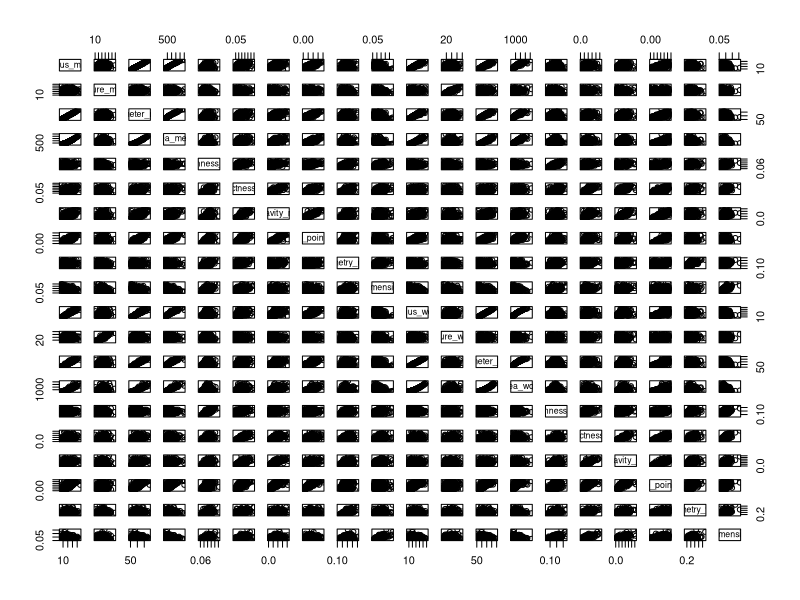
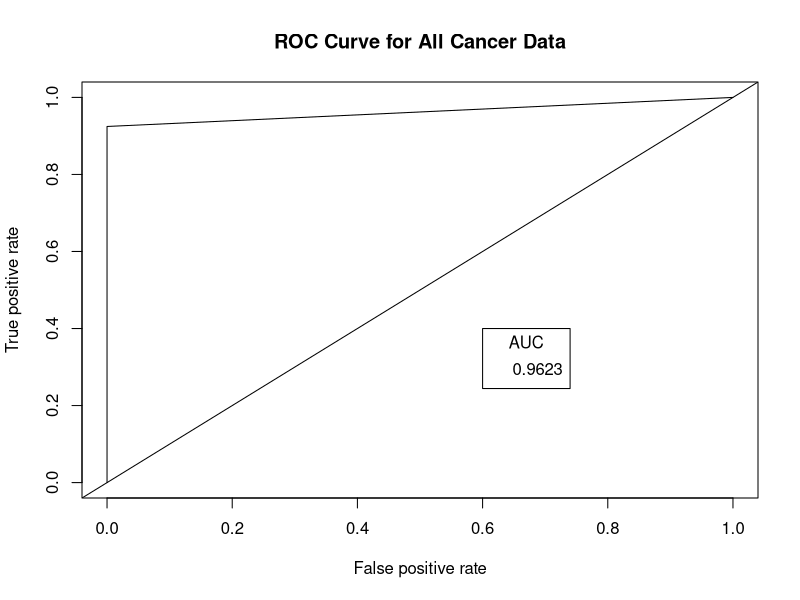
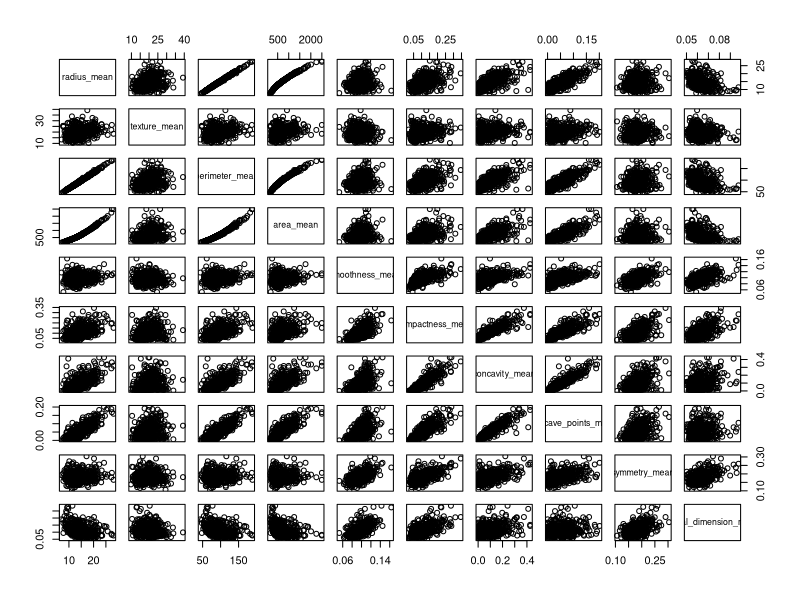
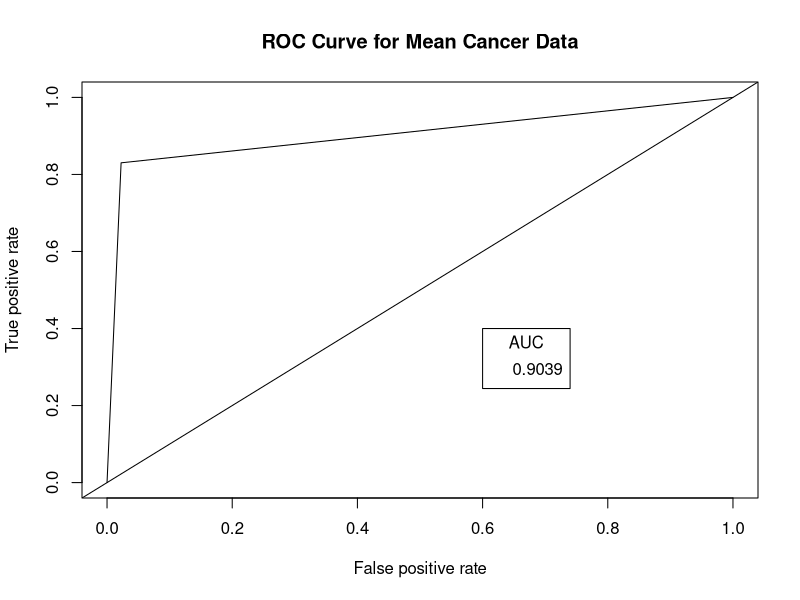
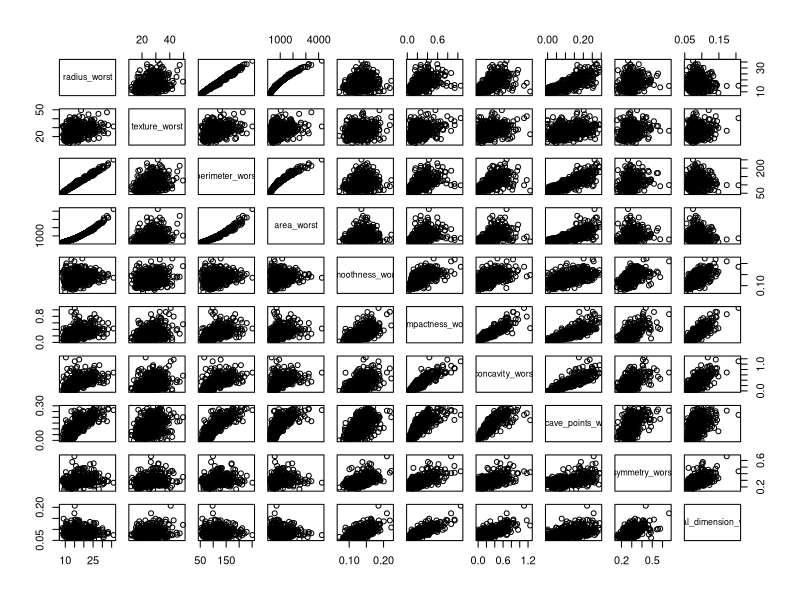
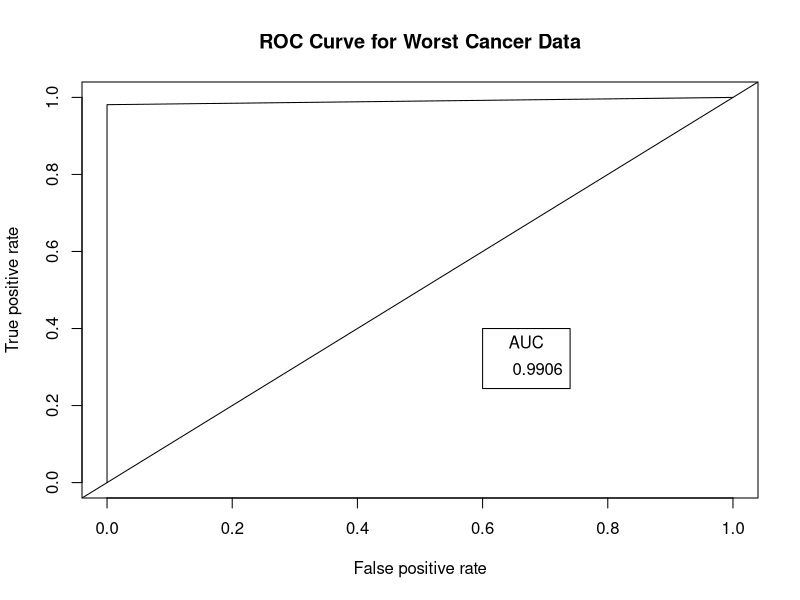

These figures' R source, in order:
### Installing necessary packages
#install.packages("tidyverse")
#install.packages("caTools") # For Logistic regression
#install.packages("ROCR")	 # For ROC curve to evaluate model
#install.packages("pscl")  # Model evaluation


### Loading package
library(plyr)
library(tidyverse)
library(caTools)
library(ROCR)
library(carData)
library(caret)
library(car)
library(pscl)


###load dataset
data_all <- readxl::read_xlsx("Breast Cancer data - CS 5610.xlsx")
#remove ids and standard errors, setting diagnosis to factor variable
# factor set 1 == "M", 0 == "B"
data_all <- data_all[,-1]
data_all <- data_all[, !grepl('_se', colnames(data_all))]
colnames(data_all)[c(9, 19)] <- c("concave_points_mean", "concave_points_worst")
data_all$diagnosis <- as.factor(data_all$diagnosis)
data_all$diagnosis <- as.integer(data_all$diagnosis)-1


### Summary of dataset in package
summary(data_all)
nrow(data_all)


### Correlation plot for whole dataset 
pairs(data_all[-1])
findCorrelation(cor(data_all[-1]), cutoff = 0.75, names = TRUE)


### Splitting dataset dividing data 75/25 split
set.seed(99)
split <- sample.split(data_all$diagnosis, SplitRatio = 0.75)
head(split)

train_all <- subset(data_all, split == "TRUE")
test_all <- subset(data_all, split == "FALSE")


### Training model full model and summary output
logistic_all <- glm(diagnosis ~ ., data=train_all, family="binomial")
logistic_all

summary(logistic_all)

#Assessing Model Fit
#We can compute McFadden's R2 for our model using the pR2 function from the pscl package.

pR2(logistic_all)["McFadden"]
#A value of 0.9084415 is quite high for McFadden's R2, 
#which indicates that our model fits the data very well and has high predictive power.

#Variable Importance
varImp(logistic_all, sort = TRUE)

#calculate VIF values for each predictor variable in our model
vif(logistic_all)

#we can assume that multicollinearity is an issue in our model. So, we have 
#values above 5 indicate severe multicollinearity such that radius_worst and perimeter_worst.
# Set a VIF threshold. All the variables having higher VIF than threshold
#are dropped from the model
threshold=4.99


### Sequentially drop the variable with the largest VIF until
# all variables have VIF less than threshold
drop=TRUE

aftervif=data.frame()
while(drop==TRUE) {
  vmodel=vif(logistic_all)
  aftervif=rbind.fill(aftervif,as.data.frame(t(vmodel)))
  if(max(vmodel)>threshold) {
    logistic_all=update(logistic_all,as.formula(paste(".","~",".","-",names(which.max(vmodel))))) }
  else { drop=FALSE }}

#Model after removing correlated Variables
summary(logistic_all)
vif(logistic_all)


### How variables removed sequentially
t_aftervif= as.data.frame(t(aftervif))

# Final (uncorrelated) variables with their VIFs
print(as.data.frame(vmodel))


### Use the Model to Make Predictions on test data
# Predict test data, converting to 0 or 1 based on 0.5 cutoff value
predict_reg <- predict(logistic_all, test_all, type = "response")
predict_reg <- ifelse(predict_reg > 0.5, 1, 0)
predict_reg <- as.vector(predict_reg)


### Model Diagnostics

# ROC-AUC Curve
ROCPred <- prediction(predict_reg, test_all$diagnosis)
ROCPer <- performance(ROCPred, measure = "tpr",
                      x.measure = "fpr")

auc <- performance(ROCPred, measure = "auc")
auc <- auc@y.values[[1]]
auc

### Plotting curve
plot(ROCPer, main = "ROC Curve for All Cancer Data")
abline(a = 0, b = 1)
auc <- round(auc, 4)
legend(.6, .4, auc, title = "AUC", cex = 1)


### Evaluating model accuracy
predict_reg <- factor(ifelse(predict_reg > 0.5, 1, 0),
                      labels = c("B", "M"))
test_all$diagnosis <- factor(ifelse(test_all$diagnosis > 0.5, 1, 0),
                             labels = c("B", "M"))
caret::confusionMatrix(test_all$diagnosis, predict_reg,
                       mode = 'everything',
                       positive = 'M')
pR2(logistic_all)["McFadden"]

















###load dataset
data_mean <- read.csv("breast_cancer_mean.csv")

#r Setting diagnosis to factor variable: factor set 1 == "M", 0 == "B"
data_mean$diagnosis <- as.factor(data_mean$diagnosis)
data_mean$diagnosis <- as.integer(data_mean$diagnosis)-1


### Summary of dataset in package
summary(data_mean)
nrow(data_mean)


### Correlation plot for whole dataset 
pairs(data_mean[-1])
findCorrelation(cor(data_mean[-1]), cutoff = 0.7, names = TRUE)


### Splitting dataset dividing data 75/25 split
set.seed(99)
split <- sample.split(data_mean$diagnosis, SplitRatio = 0.75)
head(split)

train_mean <- subset(data_mean, split == "TRUE")
test_mean <- subset(data_mean, split == "FALSE")


### Training model full model and summary output
logistic_mean <- glm(diagnosis ~ ., data=train_mean, family="binomial")
logistic_mean

summary(logistic_mean)

#Assessing Model Fit
#We can compute McFadden's R2 for our model using the pR2 function from the pscl package.

pR2(logistic_mean)["McFadden"]
#A value of 0.9084415 is quite high for McFadden's R2, 
#which indicates that our model fits the data very well and has high predictive power.

#Variable Importance
varImp(logistic_mean, sort = TRUE)

#calculate VIF values for each predictor variable in our model
vif(logistic_mean)

#we can assume that multicollinearity is an issue in our model. So, we have 
#values above 5 indicate severe multicollinearity such that radius_worst and perimeter_worst.
# Set a VIF threshold. All the variables having higher VIF than threshold
#are dropped from the model
threshold=4.99


### Sequentially drop the variable with the largest VIF until
# all variables have VIF less than threshold
drop=TRUE

aftervif=data.frame()
while(drop==TRUE) {
  vmodel=vif(logistic_mean)
  aftervif=rbind.fill(aftervif,as.data.frame(t(vmodel)))
  if(max(vmodel)>threshold) {
    logistic_mean=update(logistic_mean,as.formula(paste(".","~",".","-",names(which.max(vmodel))))) }
  else { drop=FALSE }}

#Model after removing correlated Variables
summary(logistic_mean)
vif(logistic_mean)


### How variables removed sequentially
t_aftervif= as.data.frame(t(aftervif))

# Final (uncorrelated) variables with their VIFs
print(as.data.frame(vmodel))


### Use the Model to Make Predictions on test data
# Predict test data, converting to 0 or 1 based on 0.5 cutoff value
predict_reg <- predict(logistic_mean, test_mean, type = "response")
predict_reg <- ifelse(predict_reg > 0.5, 1, 0)
predict_reg <- as.vector(predict_reg)


### Model Diagnostics

# ROC-AUC Curve
ROCPred <- prediction(predict_reg, test_mean$diagnosis)
ROCPer <- performance(ROCPred, measure = "tpr",
                      x.measure = "fpr")

auc <- performance(ROCPred, measure = "auc")
auc <- auc@y.values[[1]]
auc

### Plotting curve
plot(ROCPer, main = "ROC Curve for Mean Cancer Data")
abline(a = 0, b = 1)
auc <- round(auc, 4)
legend(.6, .4, auc, title = "AUC", cex = 1)


### Evaluating model accuracy
predict_reg <- factor(ifelse(predict_reg > 0.5, 1, 0),
                      labels = c("B", "M"))
test_mean$diagnosis <- factor(ifelse(test_mean$diagnosis > 0.5, 1, 0),
                             labels = c("B", "M"))
caret::confusionMatrix(test_mean$diagnosis, predict_reg,
                       mode = 'everything',
                       positive = 'M')
pR2(logistic_mean)["McFadden"]

















###load dataset
data_worst <- read.csv("breast_cancer_worst.csv")

#r Setting diagnosis to factor variable: factor set 1 == "M", 0 == "B"
data_worst$diagnosis <- as.factor(data_worst$diagnosis)
data_worst$diagnosis <- as.integer(data_worst$diagnosis)-1


### Summary of dataset in package
summary(data_worst)
nrow(data_worst)


### Correlation plot for whole dataset 
pairs(data_worst[-1])
findCorrelation(cor(data_worst[-1]), cutoff = 0.7, names = TRUE)


### Splitting dataset dividing data 75/25 split
set.seed(99)
split <- sample.split(data_worst$diagnosis, SplitRatio = 0.75)
head(split)

train_worst <- subset(data_worst, split == "TRUE")
test_worst <- subset(data_worst, split == "FALSE")


### Training model full model and summary output
logistic_worst <- glm(diagnosis ~ ., data=train_worst, family="binomial")
logistic_worst

summary(logistic_worst)

#Assessing Model Fit
#We can compute McFadden's R2 for our model using the pR2 function from the pscl package.

pR2(logistic_worst)["McFadden"]
#A value of 0.9084415 is quite high for McFadden's R2, 
#which indicates that our model fits the data very well and has high predictive power.

#Variable Importance
varImp(logistic_worst, sort = TRUE)

#calculate VIF values for each predictor variable in our model
vif(logistic_worst)

#we can assume that multicollinearity is an issue in our model. So, we have 
#values above 5 indicate severe multicollinearity such that radius_worst and perimeter_worst.
# Set a VIF threshold. All the variables having higher VIF than threshold
#are dropped from the model
threshold=4.99


### Sequentially drop the variable with the largest VIF until
# all variables have VIF less than threshold
drop=TRUE

aftervif=data.frame()
while(drop==TRUE) {
  vmodel=vif(logistic_worst)
  aftervif=rbind.fill(aftervif,as.data.frame(t(vmodel)))
  if(max(vmodel)>threshold) {
    logistic_worst=update(logistic_worst,as.formula(paste(".","~",".","-",names(which.max(vmodel))))) }
  else { drop=FALSE }}

#Model after removing correlated Variables
summary(logistic_worst)
vif(logistic_worst)


### How variables removed sequentially
t_aftervif= as.data.frame(t(aftervif))

# Final (uncorrelated) variables with their VIFs
print(as.data.frame(vmodel))


### Use the Model to Make Predictions on test data
# Predict test data, converting to 0 or 1 based on 0.5 cutoff value
predict_reg <- predict(logistic_worst, test_worst, type = "response")
predict_reg <- ifelse(predict_reg > 0.5, 1, 0)
predict_reg <- as.vector(predict_reg)


### Model Diagnostics

# ROC-AUC Curve
ROCPred <- prediction(predict_reg, test_worst$diagnosis)
ROCPer <- performance(ROCPred, measure = "tpr",
                      x.measure = "fpr")

auc <- performance(ROCPred, measure = "auc")
auc <- auc@y.values[[1]]
auc

### Plotting curve
plot(ROCPer, main = "ROC Curve for Worst Cancer Data")
abline(a = 0, b = 1)
auc <- round(auc, 4)
legend(.6, .4, auc, title = "AUC", cex = 1)


### Evaluating model accuracy
predict_reg <- factor(ifelse(predict_reg > 0.5, 1, 0),
                      labels = c("B", "M"))
test_worst$diagnosis <- factor(ifelse(test_worst$diagnosis > 0.5, 1, 0),
                              labels = c("B", "M"))
caret::confusionMatrix(test_worst$diagnosis, predict_reg,
                       mode = 'everything',
                       positive = 'M')
pR2(logistic_worst)["McFadden"]
